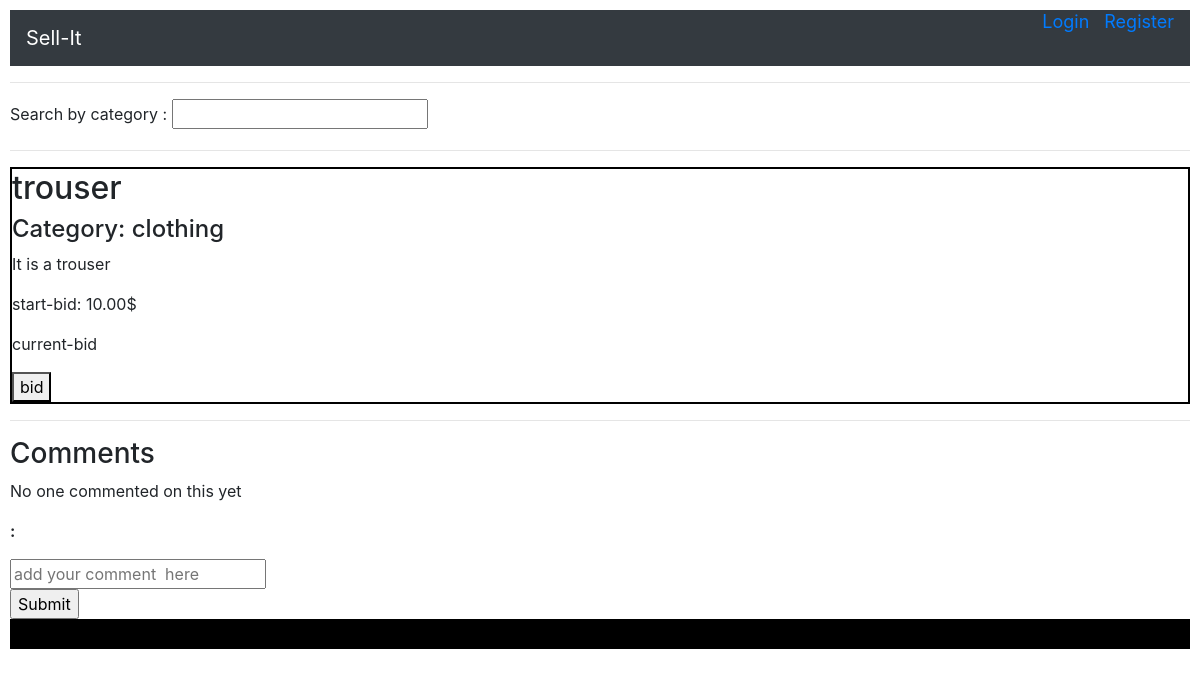
Before: /listing/2 with the older database file.
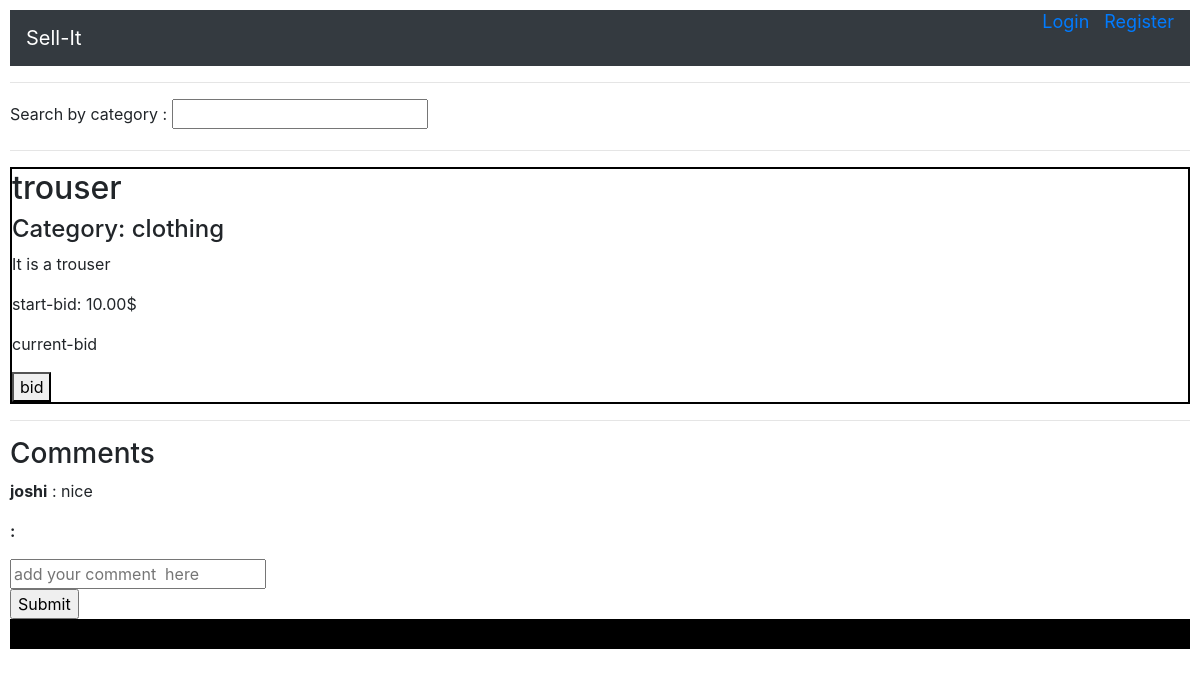
After: the same page with the newer database file.
### auctions/models.py (models this page shows, shortened)
class Comments(models.Model):
    commented_by = models.ForeignKey(
        User, on_delete=models.CASCADE, related_name="commented")
    commented_on = models.ForeignKey(
        Listings, on_delete=models.CASCADE, related_name="comments")
    comment = models.CharField(max_length=1000)

class User(AbstractUser):
    pass

### auctions/views.py (the view, shortened to what this page needs)
# urls.py: path("listing/<int:pk>", views.listing, name='listing'),
def listing(request, pk):
    lg = Listings.objects.filter(id=pk)
    listing = lg[0]
    comments = Comments.objects.filter(commented_on=pk)
    return render(request, 'auctions/listing.html', {'listing': listing, 'comments': comments})

### auctions/templates/auctions/listing.html (shortened to what this page needs)
{% extends 'auctions/layout.html' %}
{% block body %}
<div>
	<section style='border:2px solid black'>
		<h2>{{listing.title}}</h2>
		<h4>Category: {{ listing.category }}</h4>
		<p>{{listing.description}}</p>
		<p>start-bid: {{listing.starting_bid}}$</p>
		<p>current-bid</p>
		<button>bid</button>
	</section>
</div>
<hr>
<h3>
	Comments
</h3>
{% for comment in comments %}
<div>
	<section>
		<p><strong>{{ comment.commented_by }}</strong> : {{ comment.comment}}</p>
	</section>
</div>
{% empty %}
<p>No one commented on this yet</p>
{% endfor %}
<p><strong>{{ user.username }} :</strong></p>
<form action="{% url 'listing' listing.id %}" method="Post">
	<input type="text" name='comment' placeholder="add your comment  here">
	<br>
	<input type="submit" value='Submit'>
</form>
{% endblock %}

Changed rows visible on the page:
added Comments: commented_by "joshi", comment "nice"
Other visible differences:
text no longer shown: "No one commented on this yet"
